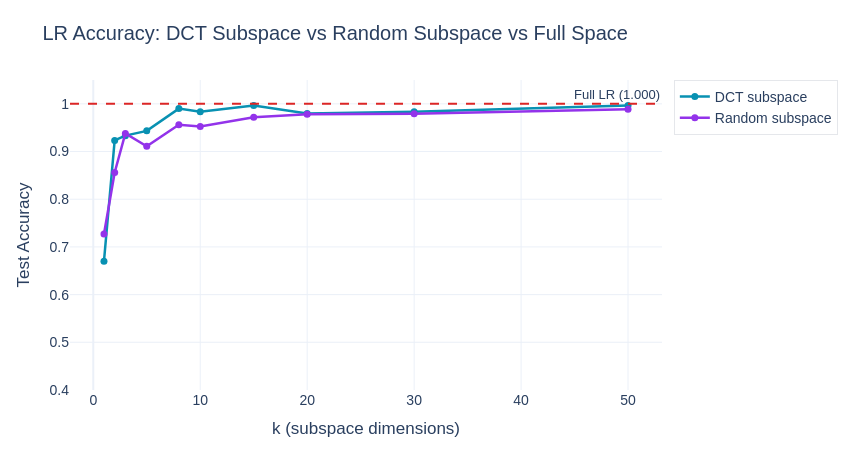

Notebook code for this chart:
### Markdown cell above
# Sweeping the subspace with LR probes

### Code cell
def k_sweep_subspace_lr(
    train_acts, train_labels, test_acts, test_labels,
    V, top_indices_by_k, k_values, n_random_trials=10,
):
    """
    For each k: train LR in DCT subspace vs random subspace.
    """
    d_model = train_acts.shape[1]
    dct_accs = []
    random_accs = []

    for k in k_values:
        # DCT subspace
        top_idx = top_indices_by_k[k]
        Q_dct, _ = t.linalg.qr(V[:, top_idx].float())

        train_proj = (train_acts @ Q_dct).detach().numpy()
        test_proj = (test_acts @ Q_dct).detach().numpy()

        lr = LogisticRegression(max_iter=1000)
        lr.fit(train_proj, train_labels.numpy())
        dct_accs.append(lr.score(test_proj, test_labels.numpy()))

        # Random subspace (average over trials)
        trial_accs = []
        for _ in range(n_random_trials):
            R = t.randn(d_model, k)
            Q_rand, _ = t.linalg.qr(R)

            train_rand = (train_acts @ Q_rand).numpy()
            test_rand = (test_acts @ Q_rand).numpy()

            lr_rand = LogisticRegression(max_iter=1000)
            lr_rand.fit(train_rand, train_labels.numpy())
            trial_accs.append(lr_rand.score(test_rand, test_labels.numpy()))

        random_accs.append(sum(trial_accs) / len(trial_accs))

    return dct_accs, random_accs


k_values = [1, 2, 3, 5, 8, 10, 15, 20, 30, 50]
top_indices_by_k = {
    k: mean_deltas.nlargest(k).index.tolist() for k in k_values
}

dct_accs, random_accs = k_sweep_subspace_lr(
    train_acts["cities"], train_labels["cities"],
    test_acts["cities"], test_labels["cities"],
    V, top_indices_by_k, k_values,
)

# Full-space LR baseline
lr_full = LogisticRegression(max_iter=1000)
lr_full.fit(train_acts["cities"].numpy(), train_labels["cities"].numpy())
full_acc = lr_full.score(test_acts["cities"].numpy(), test_labels["cities"].numpy())

# Plot
fig = go.Figure()
fig.add_trace(go.Scatter(
    x=k_values, y=dct_accs,
    mode="lines+markers", name="DCT subspace",
    line=dict(color=PLOT_COLORS["dct"], width=2.5),
    marker=dict(size=7),
))
fig.add_trace(go.Scatter(
    x=k_values, y=random_accs,
    mode="lines+markers", name="Random subspace",
    line=dict(color=PLOT_COLORS["random"], width=2.5),
    marker=dict(size=7),
))
fig.add_hline(y=full_acc, line_dash="dash", line_color="#DC2626",
              annotation_text=f"Full LR ({full_acc:.3f})", annotation_font_size=13)
fig.update_layout(
    **PLOT_BASE,
    title="LR Accuracy: DCT Subspace vs Random Subspace vs Full Space",
    xaxis_title="k (subspace dimensions)",
    yaxis_title="Test Accuracy",
    yaxis_range=[0.4, 1.05],
    height=450,
    width=850,
)
fig.show()

### Figure 1 — Plotly figure (JSON) as saved in the notebook; plotly's stock layout.template omitted (floating-point values rounded to 4 significant figures)
{"data": [{"line": {"color": "#0891B2", "width": 2.5}, "marker": {"size": 7}, "mode": "lines+markers", "name": "DCT subspace", "type": "scatter", "x": [1, 2, 3, 5, 8, 10, 15, 20, 30, 50], "y": [0.67, 0.9233, 0.9333, 0.9433, 0.99, 0.9833, 0.9967, 0.98, 0.9833, 0.9967]}, {"line": {"color": "#9333EA", "width": 2.5}, "marker": {"size": 7}, "mode": "lines+markers", "name": "Random subspace", "type": "scatter", "x": [1, 2, 3, 5, 8, 10, 15, 20, 30, 50], "y": [0.727, 0.856, 0.938, 0.911, 0.9563, 0.9523, 0.972, 0.9783, 0.979, 0.9887]}], "layout": {"annotations": [{"font": {"size": 13}, "showarrow": false, "text": "Full LR (1.000)", "x": 1, "xanchor": "right", "xref": "x domain", "y": 1, "yanchor": "bottom", "yref": "y"}], "font": {"family": "Arial, sans-serif", "size": 14}, "height": 450, "legend": {"bgcolor": "rgba(255,255,255,0.8)", "bordercolor": "#E5E7EB", "borderwidth": 1}, "margin": {"b": 60, "l": 70, "r": 40, "t": 80}, "shapes": [{"line": {"color": "#DC2626", "dash": "dash"}, "type": "line", "x0": 0, "x1": 1, "xref": "x domain", "y0": 1, "y1": 1, "yref": "y"}], "title": {"text": "LR Accuracy: DCT Subspace vs Random Subspace vs Full Space"}, "width": 850, "xaxis": {"title": {"text": "k (subspace dimensions)"}}, "yaxis": {"range": [0.4, 1.05], "title": {"text": "Test Accuracy"}}}}
